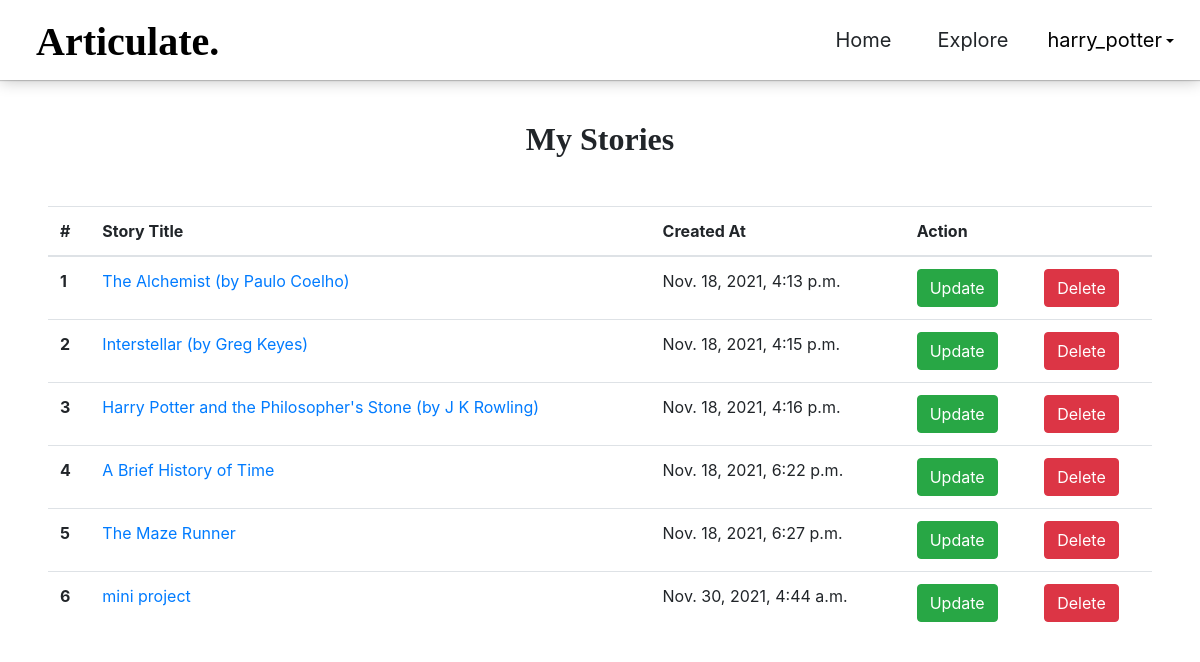
/Articulate/see_story/ (signed in), run on the app's committed database.
### Articulate/models.py (models this page shows, shortened)
class StoryModel(models.Model):
    user = models.ForeignKey(User, blank=True, null=True, on_delete=models.CASCADE)
    title = models.CharField(max_length=1000)
    content = FroalaField()
    slug = models.SlugField(max_length=1000, null=True, blank=True)
    image = models.ImageField(upload_to='story')
    created_at = models.DateTimeField(auto_now_add=True)
    upload_to = models.DateTimeField(auto_now=True)

### Articulate/views.py (the view)
# urls.py: path('see_story/', views.see_story, name="see_story"),
def see_story(request):
    context = {}
    try:
        story_objs = StoryModel.objects.filter(user = request.user)
        context['story_objs'] = story_objs
    except Exception as e:
        print(e)
    return render(request, 'Articulate/see_story.html', context)

### Articulate/templates/Articulate/see_story.html
{% extends 'Articulate/layout1.html' %}
{% block body %}
<div class="my-stories m-5" >
<h2 class="text-center mt-5" style="font-family: 'Times New Roman', Times, serif; font-weight: bold">My Stories</h1>
<table class="table mt-5">
    <thead>
        <tr>
            <th>#</th>
            <th >Story Title</th>
            <th>Created At</th>
            <th colspan="2">Action</th>
        </tr>
    </thead>
    <tbody>
        {% for story in story_objs %}
        <tr>
            <th>{{ forloop.counter }}</th>
            <td><a href="{% url 'story_detail' story.slug %}">{{ story.title }}</a></td>
            <td>{{ story.created_at }}</td>
            <td><a href="{% url 'update_story' story.slug %}" class="btn btn-success">Update</a></td>
            <td><a href="{% url 'delete_story' story.id %}" class="btn btn-danger">Delete</a></td>
        </tr>
        {% endfor %}
    </tbody>
</table>
</div>
{% endblock %}

### Articulate/templates/Articulate/layout1.html (shortened to what this page needs)
{% load static %}
<!DOCTYPE html>
<html>
    <head>
    </head>
    <link rel="stylesheet" type="text/css" href="{% static 'css/styles1.css' %}">
    <link rel="stylesheet" href="https://stackpath.bootstrapcdn.com/bootstrap/4.3.1/css/bootstrap.min.css">
    <body>
        <div class="header fixed-top">
            <div class="title"><a href="{% url 'home' %}" style="text-decoration: none; color: black">Articulate.</a></div>
            {% if request.user.is_authenticated %}
            <div class="dropdown" >
                <button class="my-drop-btn dropdown-toggle" id="dropdownMenuButton" data-toggle="dropdown" aria-haspopup="true" aria-expanded="false"><div class="nav-items">{{ user.username }}</div></button>
            </div>
            {% else %}
            <a href="{% url 'register' %}"><button class="btn header_elements my-drop-btn"><div class="nav-items">Register</div></button></a>
            <a href="{% url 'login' %}"><button class="btn header_elements my-drop-btn"><div class="nav-items">Login</div></button></a>
            {% endif %}
            <a href="{% url 'explore' %}"><button class="btn header_elements my-drop-btn"><div class="nav-items">Explore</div></button></a>
            <a href="{% url 'home' %}"><button class="btn header_elements my-drop-btn"><div class="nav-items">Home</div></button></a>
        </div>
        <br><br><br>
        {% block body %}
        {% endblock %}
    </body>
</html>

### Articulate/static/css/styles1.css (style rules this page uses)
body, html { height: 100%; margin: 0; }
.header { box-shadow: 0 1px 15px 0 rgba(0,0,0,0.24), 0 1px 1px 0 rgba(0,0,0,0.19); height: 80px; width: 100%; color: black; border-bottom-color: black; border-bottom-width: 1px;; background-color: white; }
.header_elements { color: black; display: inline; float: right; padding: 2%; font-size: 20px; height: 80px; padding-bottom: 20px; }
.title { padding-left: 3%; padding-top: 1%; padding-bottom: 3%; float: left; font-family: Times New Roman,IM Fell DW Pica SC,'WindSong',Kristi,Reanie Beanie, Time New Roman; font-size: 40px; font-weight: bold; }
.my-drop-btn { float: right; background-color: transparent; height: 80px; margin-right: 20px; border: none; }
.nav-items { font-size: 20px; display: inline; }

### data on the page
StoryModel: title "The Alchemist (by Paulo Coelho)", created_at "Nov. 18, 2021, 4:13 p.m."
StoryModel: title "Interstellar (by Greg Keyes)", created_at "Nov. 18, 2021, 4:15 p.m."
StoryModel: title "Harry Potter and the Philosopher's Stone (by J K Rowling)", created_at "Nov. 18, 2021, 4:16 p.m."
StoryModel: title "A Brief History of Time", created_at "Nov. 18, 2021, 6:22 p.m."
StoryModel: title "The Maze Runner", created_at "Nov. 18, 2021, 6:27 p.m."
StoryModel: title "mini project", created_at "Nov. 30, 2021, 4:44 a.m."

### other printed values
{{ user.username }} "harry_potter"
